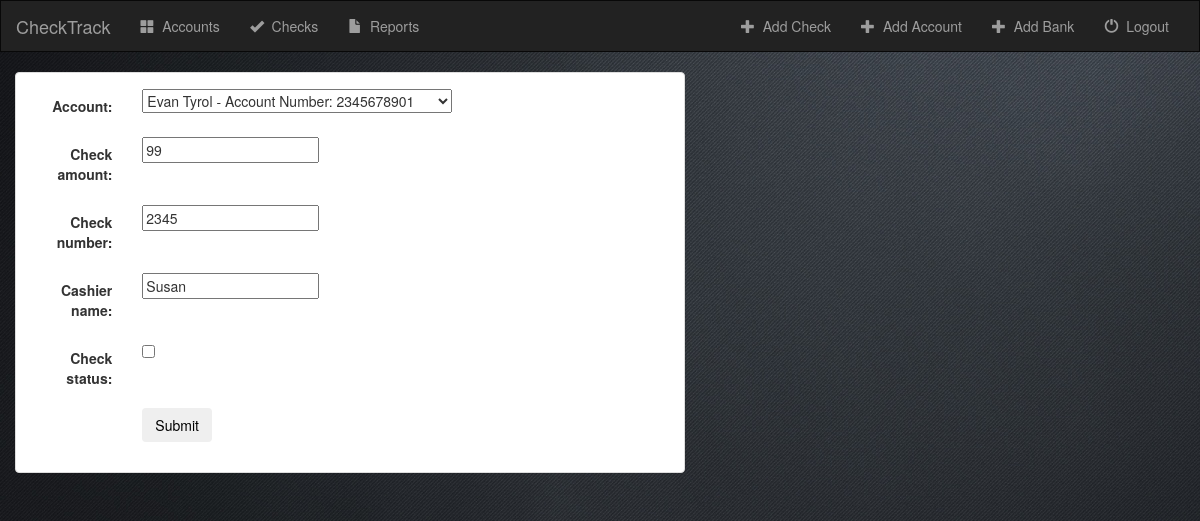
Page /check/checks/check-update/11/ (signed in) on the committed database.
### check/models.py (models this page shows, shortened)
class Check(models.Model):
    account = models.ForeignKey('Account', on_delete=models.CASCADE)
    check_amount = models.IntegerField(max_length=10)
    check_number = models.IntegerField(max_length=4)
    cashier_name = models.CharField(max_length=20)
    check_status = models.BooleanField(default=False)
    entry_date = models.DateTimeField(auto_now_add=True, blank=True)
    letter_date_1 = models.DateField(null=True, blank=True)
    letter_date_2 = models.DateField(null=True, blank=True)
    letter_date_3 = models.DateField(null=True, blank=True)

### check/views.py (the view)
# urls.py: url(r'checks/check-update/(?P<pk>[0-9]+)/$', views.CheckUpdate.as_view(), name="check-update"),
class CheckUpdate(LoginRequiredMixin, UpdateView):
    login_url = '/login/'
    redirect_field_name = 'redirect_to'
    model = Check
    fields = ['account', 'check_amount', 'check_number', 'cashier_name', 'check_status']

### check/models.py (called while the page is built)
    def __str__(self):
        return self.account_name + ' - Account Number: ' + str(self.account_number)

### check/templates/check/check_form.html (shortened to what this page needs)
{% extends 'check/base.html' %}
{% block body %}
<div class="container-fluid">
    <div class="row">
        <div class="col-sm-13 col-md-7">
            <div class="panel panel-default">
                <div class="panel-body">
                    <form class="form-horizontal" action="" method="post" enctype="multipart/form-data">
                        {% include 'check/form-template.html' %}
                        <div class="form-group">
                            <div class="col-sm-offset-2 col-sm-10">
                                <button type="submit" class="btn btn-secondary" style="color:rgb(0, 0, 0);">Submit</button>
                            </div>
                        </div>
                    </form>
                </div>
            </div>
        </div>
    </div>
</div>
{% endblock %}

### check/templates/check/form-template.html (shortened to what this page needs)
{% for field in form %}
    <div class="form-group">
        <div class="col-sm-offset-2 col-sm-10">
        </div>
        <label class="control-label col-sm-2" style="color:rgb(51, 51, 51);">{{ field.label_tag }}</label>
        <div class="col-sm-10" style="color:rgb(51, 51, 51);">{{ field }}</div>
    </div>
{% endfor %}

### check/static/check/mainStyle.css (style rules this page uses)
body { background: url("images/black-background.png"); color: white; }

### rows in the picture
Check: form "Evan Tyrol - Account Number: 2345678901" "99" "2345" "Susan"

### other values in the picture
{{ field.label_tag }} "Account:" "Check amount:" "Check number:" "Cashier name:" "Check status:"
